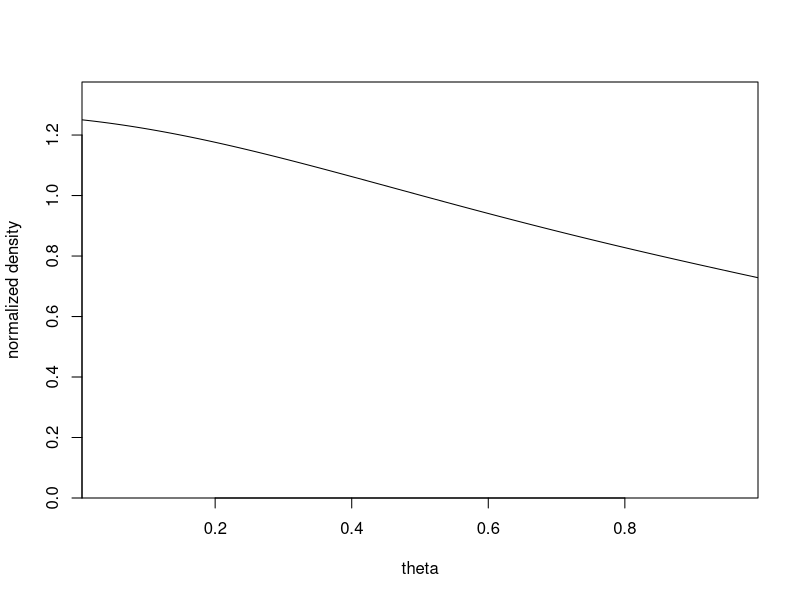

Reproduce this figure in R.
dens <- function (y, th){
  dens0 <- NULL
  for (i in 1:length(th))
    dens0 <- c(dens0, prod (dcauchy (y, th[i], 1)))
  dens0}
y <- c(-2, -1, 0, 1.5, 2.5)
step <- .01
theta <- seq(step/2, 1-step/2, step)
dens.unnorm <- dens(y,theta)
dens.norm <- dens.unnorm/(step*sum(dens.unnorm))
print (dens.unnorm)
print (dens.norm)
print (step*sum(dens.unnorm))
plot (theta, dens.norm, ylim=c(0,1.1*max(dens.norm)),
  type="l", xlab="theta", ylab="normalized density",
  xaxs="i", yaxs="i", cex=2)
